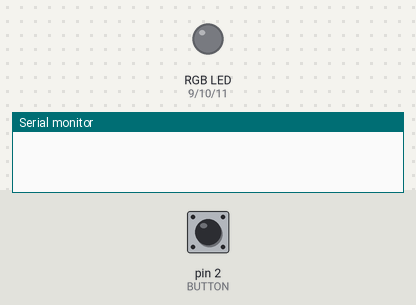
Simulated run of this sketch. Board: Arduino Uno, built with avr-gcc and run on an emulated ATmega328P. Shown: an RGB LED mixed from three pins (HIGH = lit), the last lines printed to the serial monitor. Inputs (shaded band) come from the test bench; at power-on: pin 2 (BUTTON) HIGH. Dim RGB values are drawn brighter than linear.

Above: at 1.2 s.
1.3 s: pin 2 (BUTTON) pulled LOW for 0.15 s
At 2.0 s:
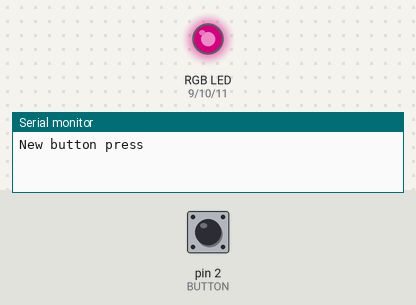
2.9 s: pin 2 (BUTTON) pulled LOW for 1 s
At 3.2 s:
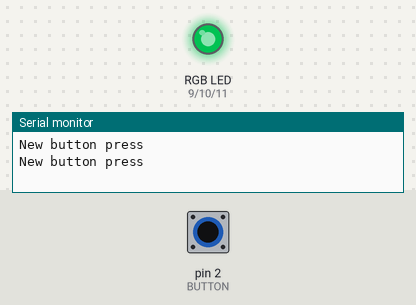
5.4 s: pin 2 (BUTTON) pulled LOW for 0.15 s
At 6.3 s:
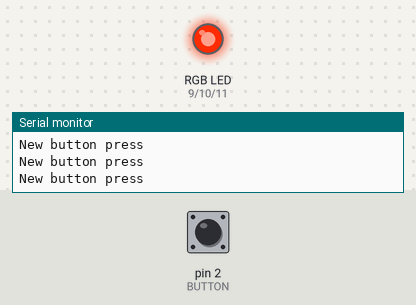
Timing chart, 0 to 8.4 s (numbered marks = the images above; inputs shaded):
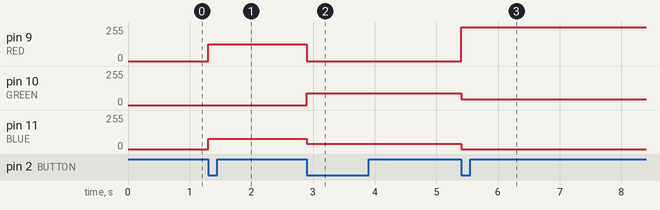

Measured:
- after the input at 1.3 s, pin 9 (RED): 0/255 → 127/255 at once; pin 11 (BLUE): 0/255 → 76/255 at once
- after the input at 2.9 s, pin 9 (RED): 127/255 → 0/255 at once; pin 10 (GREEN): 0/255 → 89/255 at once; pin 11 (BLUE): 76/255 → 38/255 at once
- after the input at 5.4 s, pin 9 (RED): 0/255 → 255/255 at once; pin 10 (GREEN): 89/255 → 44/255 at once; pin 11 (BLUE): 38/255 → 0/255 at once

The sketch:

TriColorRGBTiltSwitch.ino
```cpp
// Pins
#define RED 9
#define GREEN 10
#define BLUE 11
#define BUTTON 2

// Button state vars
// Or a tilt switch, wahtever.
int prevState = 0;
int curState = 0;
// LED state
int LEDState = 0;

void setup() {
  pinMode(RED, OUTPUT);
  pinMode(GREEN, OUTPUT);
  pinMode(BLUE, OUTPUT);
  pinMode(BUTTON, INPUT_PULLUP);

  Serial.begin(9600);
}

void loop() {

  curState = digitalRead(BUTTON);

  if (curState < prevState) {
    Serial.println("New button press");

    switch (LEDState) {
      case 0:
        setLED(127, 0, 255); // Violet
        LEDState = 1;
        break;
      case 1:
        setLED(0, 255, 127); // Aquamarine
        LEDState = 2;
        break;
      case 2:
        setLED(255, 127, 0); // Orange
        LEDState = 0;
        break;
    }

    // Switch actuation debounce
    delay(500);
  }

  prevState = curState;
}

// Helper functions
void setLED(int r, int g, int b) {
  g = g * 0.35;
  b = b * 0.3;

  analogWrite(RED, r);
  analogWrite(GREEN, g);
  analogWrite(BLUE, b);
}
```
